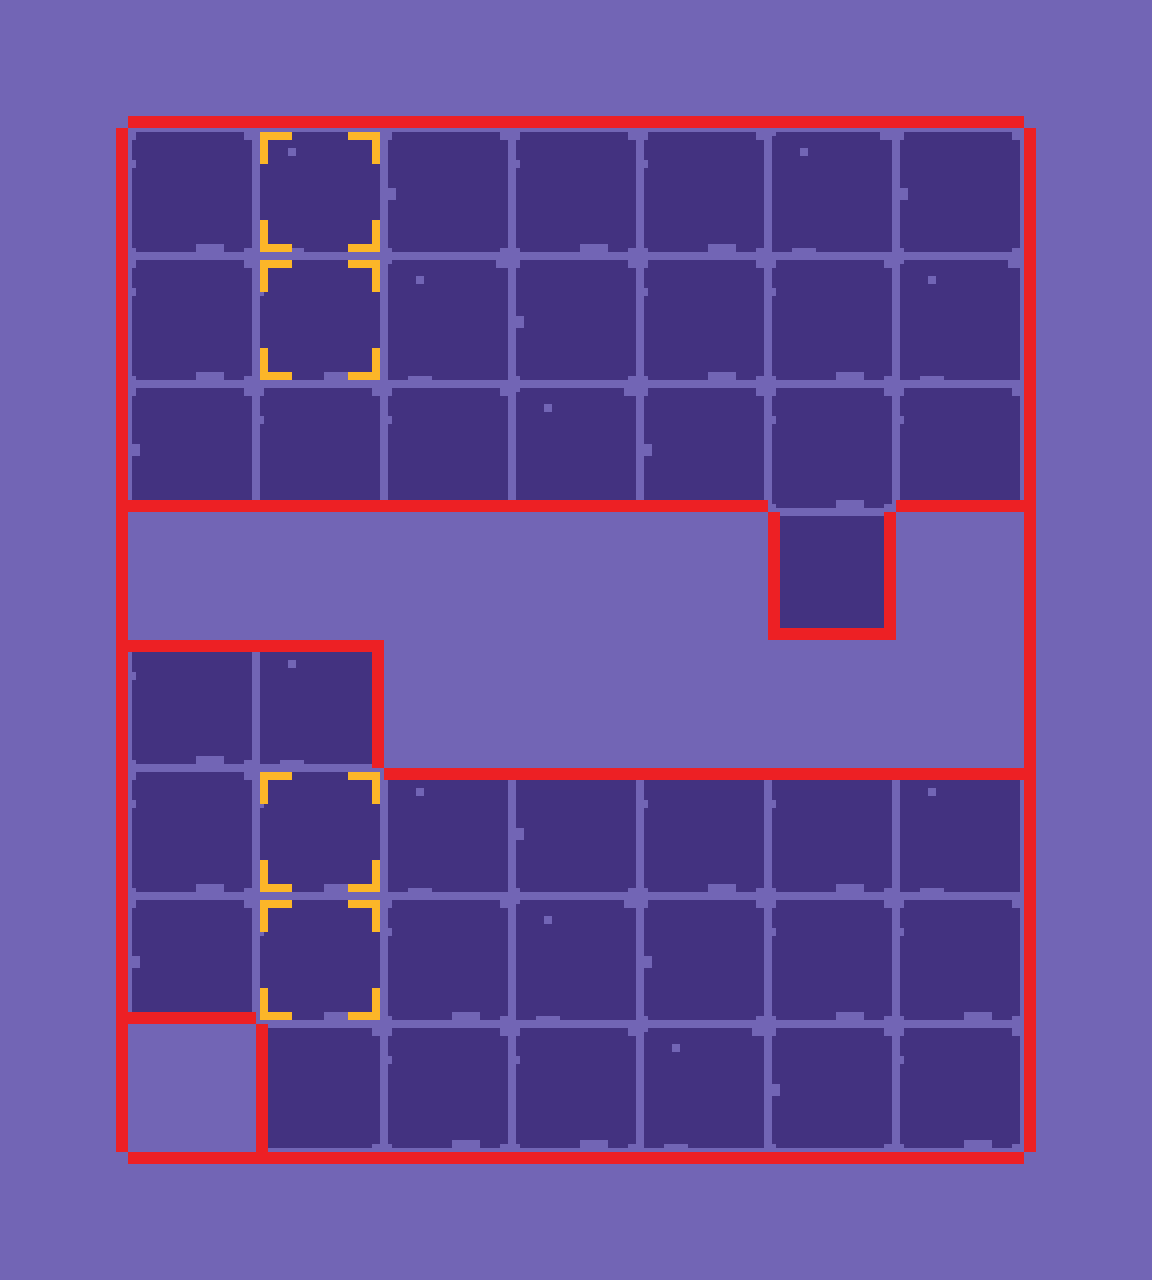

A 2D game scene composited from a Tiled map and its tileset images. What follows is a short description and the map's XML, with each tile layer's data collapsed to a summary:
An orthogonal 9x10 tile map with 128x128 px tiles, 3 tile layers (background_ground, wallsLayer, exitLayer), 2 tilesets and 8 objects (4x end, 2x start, food_20002_1, food_20003_1).

<map version="1.5" tiledversion="1.7.0" orientation="orthogonal" renderorder="right-down" width="9" height="10" tilewidth="128" tileheight="128" infinite="0" backgroundcolor="#7265b5" nextlayerid="23" nextobjectid="51">
 <editorsettings>
  <chunksize width="40" height="40" />
 </editorsettings>
 <tileset firstgid="1" name="triggers" tilewidth="128" tileheight="128" tilecount="36" columns="6">
  <image source="assets/triggers.png" trans="ff00ff" width="768" height="768" />
  <tile id="0">
   <properties>
    <property name="wall0" value="left" />
    <property name="wall1" value="top" />
   </properties>
  </tile>
  <tile id="1">
   <properties>
    <property name="wall0" value="top" />
   </properties>
  </tile>
  <tile id="2">
   <properties>
    <property name="wall0" value="top" />
    <property name="wall1" value="right" />
   </properties>
  </tile>
  <tile id="4">
   <properties>
    <property name="wall0" value="top" />
    <property name="wall1" value="left" />
    <property name="wall2" value="right" />
   </properties>
  </tile>
  <tile id="6">
   <properties>
    <property name="wall0" value="left" />
   </properties>
  </tile>
  <tile id="7">
   <properties>
    <property name="wall0" value="top" />
    <property name="wall1" value="right" />
    <property name="wall2" value="left" />
    <property name="wall3" value="down" />
   </properties>
  </tile>
  <tile id="8">
   <properties>
    <property name="wall0" value="right" />
   </properties>
  </tile>
  <tile id="9">
   <properties>
    <property name="wall0" value="down" />
    <property name="wall1" value="left" />
    <property name="wall2" value="top" />
   </properties>
  </tile>
  <tile id="11">
   <properties>
    <property name="wall0" value="down" />
    <property name="wall1" value="top" />
    <property name="wall2" value="right" />
   </properties>
  </tile>
  <tile id="12">
   <properties>
    <property name="wall0" value="left" />
    <property name="wall1" value="down" />
   </properties>
  </tile>
  <tile id="13">
   <properties>
    <property name="wall0" value="down" />
   </properties>
  </tile>
  <tile id="14">
   <properties>
    <property name="wall0" value="down" />
    <property name="wall1" value="right" />
   </properties>
  </tile>
  <tile id="16">
   <properties>
    <property name="wall0" value="down" />
    <property name="wall1" value="left" />
    <property name="wall2" value="right" />
   </properties>
  </tile>
  <tile id="18">
   <properties>
    <property name="wall0" value="left" />
    <property name="wall1" value="down" />
   </properties>
  </tile>
  <tile id="19">
   <properties>
    <property name="wall0" value="down" />
   </properties>
  </tile>
  <tile id="20">
   <properties>
    <property name="wall0" value="down" />
    <property name="wall1" value="right" />
   </properties>
  </tile>
  <tile id="21">
   <properties>
    <property name="wall0" value="down" />
    <property name="wall1" value="top" />
   </properties>
  </tile>
  <tile id="23">
   <properties>
    <property name="wall0" value="left" />
    <property name="wall1" value="right" />
   </properties>
  </tile>
  <tile id="30">
   <properties>
    <property name="wall0" value="top" />
    <property name="wall1" value="down" />
   </properties>
  </tile>
  <tile id="32">
   <properties>
    <property name="wall0" value="left" />
    <property name="wall1" value="right" />
   </properties>
  </tile>
 </tileset>
 <tileset firstgid="37" name="tiles" tilewidth="128" tileheight="128" tilecount="5" columns="5">
  <image source="assets/tiles.png" trans="ff00ff" width="640" height="128" />
 </tileset>
 <layer id="20" name="background_ground" width="9" height="10">
  <data>[90 cells, 44 non-empty, 4 distinct tile ids]</data>
 </layer>
 <layer id="19" name="wallsLayer" width="9" height="10">
  <data>[90 cells, 46 non-empty, 6 distinct tile ids]</data>
 </layer>
 <layer id="22" name="exitLayer" width="9" height="10">
  <data>[90 cells, 4 non-empty, 1 distinct tile ids]</data>
 </layer>
 <objectgroup id="15" name="spawnLayer">
  <object id="35" name="start" type="start" x="520.758" y="262.352" width="120" height="120" />
  <object id="40" name="end" type="end" x="265.473" y="769.248" width="120" height="120" />
  <object id="41" name="end" type="end" x="262.668" y="131.717" width="120" height="120" />
  <object id="43" name="end" type="end" x="263.795" y="263.232" width="120" height="120" />
  <object id="44" name="end" type="end" x="264.847" y="903.876" width="120" height="120" />
  <object id="45" name="food_20002_1" type="food_20002_1" x="132.152" y="643.898" width="120" height="120" />
  <object id="49" name="food_20003_1" type="food_20003_1" x="898.51" y="388.213" width="120" height="120" />
  <object id="50" name="start" type="start" x="519.952" y="903.053" width="120" height="120" />
 </objectgroup>
</map>
